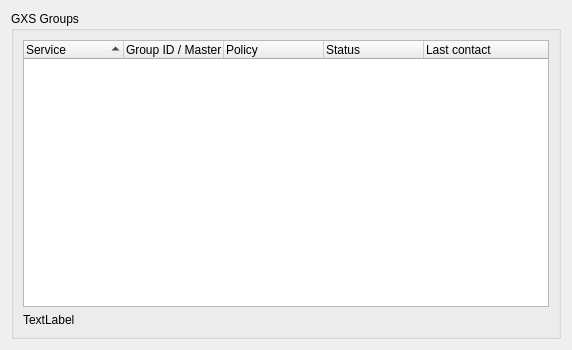
<?xml version="1.0" encoding="UTF-8"?>
<ui version="4.0">
 <class>GxsNetTunnelsDialog</class>
 <widget class="QWidget" name="GxsNetTunnelsDialog">
  <property name="geometry">
   <rect>
    <x>0</x>
    <y>0</y>
    <width>572</width>
    <height>350</height>
   </rect>
  </property>
  <property name="windowTitle">
   <string>Router Statistics</string>
  </property>
  <layout class="QGridLayout" name="gridLayout_2">
   <item row="0" column="0">
    <widget class="QGroupBox" name="groupBox">
     <property name="title">
      <string>GXS Groups</string>
     </property>
     <layout class="QGridLayout" name="gridLayout">
      <item row="0" column="0">
       <widget class="QTreeWidget" name="groups_treeWidget">
        <property name="sortingEnabled">
         <bool>true</bool>
        </property>
        <property name="headerHidden">
         <bool>false</bool>
        </property>
        <column>
         <property name="text">
          <string>Service</string>
         </property>
        </column>
        <column>
         <property name="text">
          <string>Group ID / Master Key</string>
         </property>
        </column>
        <column>
         <property name="text">
          <string>Policy</string>
         </property>
        </column>
        <column>
         <property name="text">
          <string>Status</string>
         </property>
        </column>
        <column>
         <property name="text">
          <string>Last contact</string>
         </property>
        </column>
       </widget>
      </item>
      <item row="1" column="0">
       <widget class="QLabel" name="randombias">
        <property name="text">
         <string>TextLabel</string>
        </property>
       </widget>
      </item>
     </layout>
    </widget>
   </item>
  </layout>
 </widget>
 <resources/>
 <connections/>
</ui>
